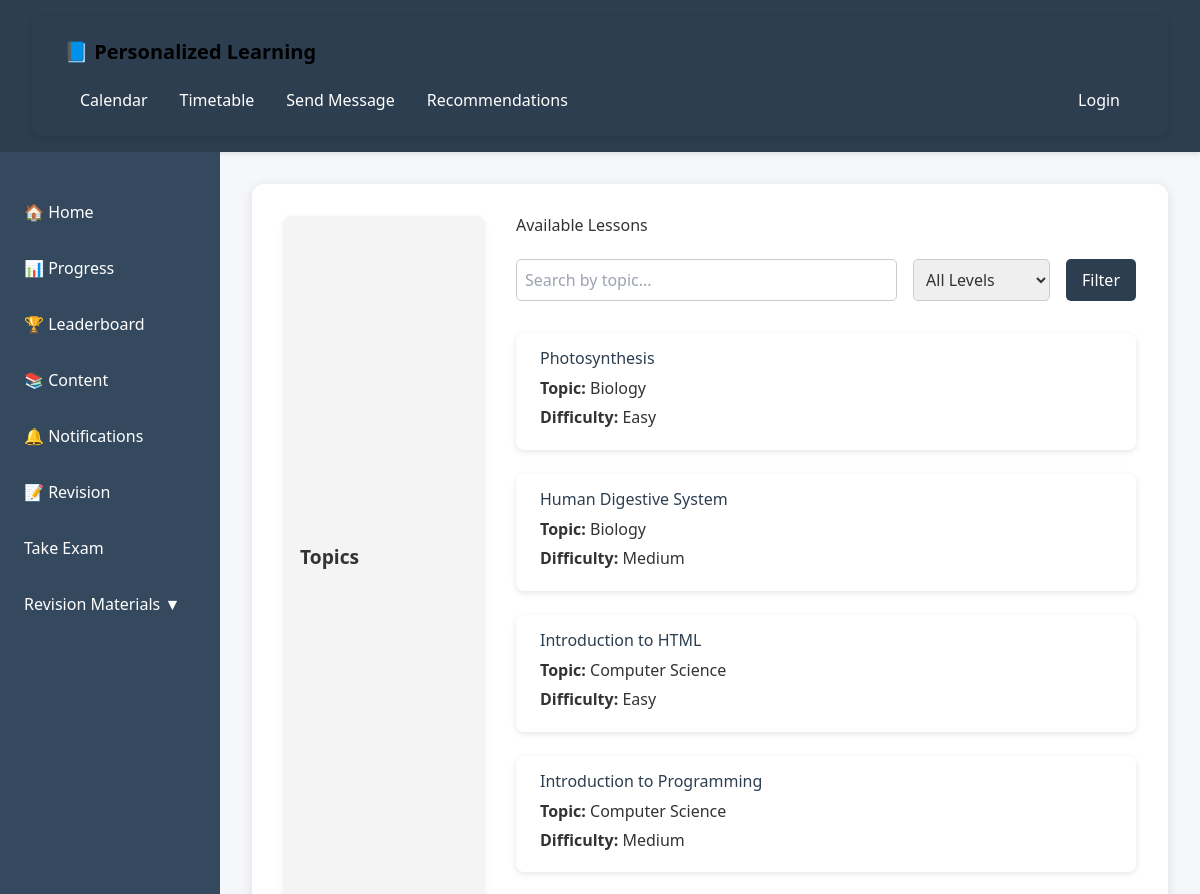
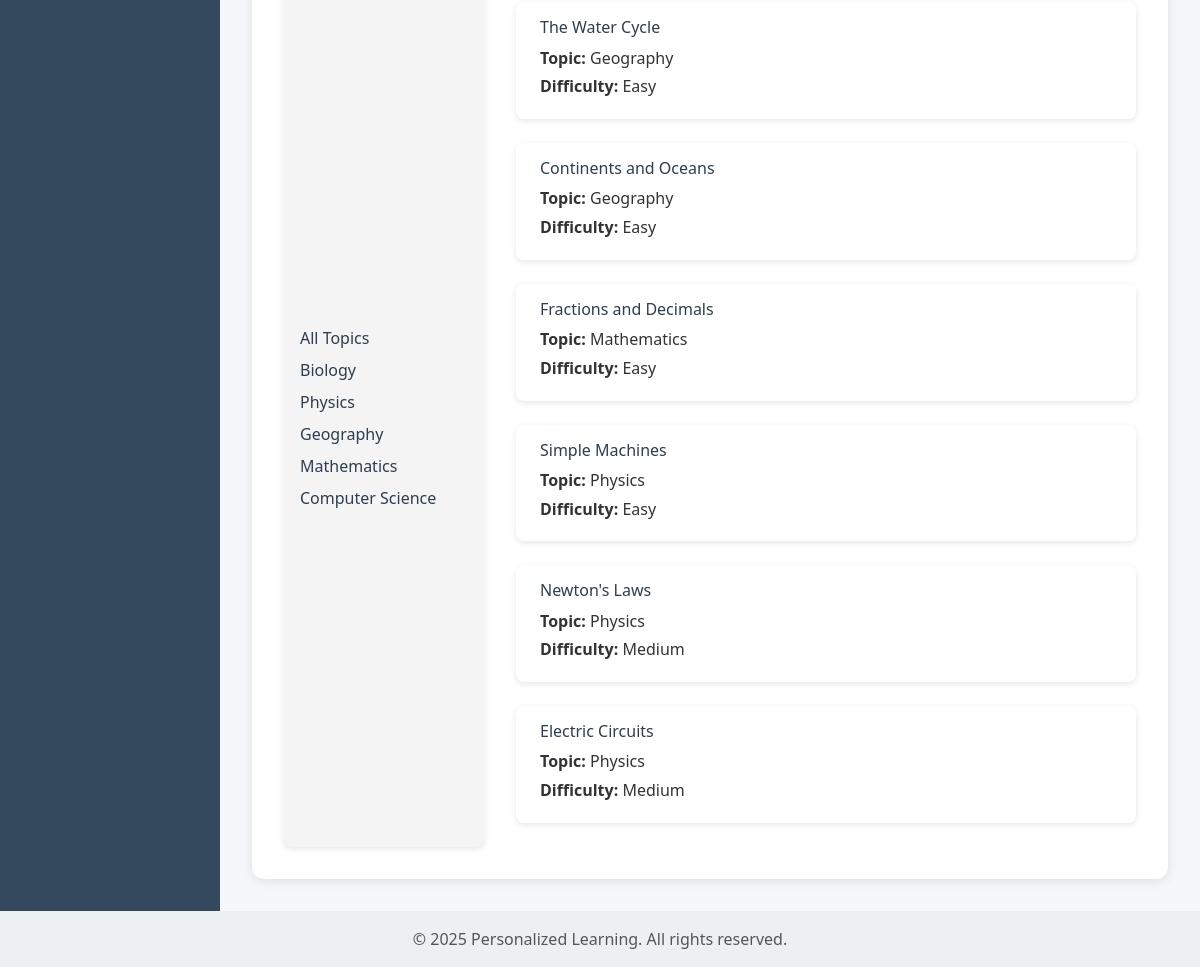
Page /content/lessons/ on the committed database (2 pictures, top to bottom).
### content/models.py (models this page shows, shortened)
class Lesson(models.Model):
    title = models.CharField(max_length=255)
    content = models.TextField()
    difficulty_level = models.CharField(max_length=50)
    topic = models.CharField(max_length=100)

### content/views.py (the view)
# urls.py: path('lessons/', lesson_list_view, name='lesson-list'),
def lesson_list_view(request):
    lessons = Lesson.objects.all()
    if 'q' in request.GET:
        lessons = lessons.filter(topic__icontains=request.GET['q'])
    if 'difficulty' in request.GET:
        lessons = lessons.filter(difficulty_level=request.GET['difficulty'])
    lessons = lessons.order_by('topic', 'difficulty_level')
    topics = Lesson.objects.values_list('topic', flat=True).distinct()
    return render(request, 'content/lesson_list.html', {'lessons': lessons, 'topics': topics})

### content/templates/content/lesson_list.html (shortened to what this page needs)
{% extends 'content/base.html' %}
{% block content %}
<div style="max-width: 900px; margin: auto; display: flex; gap: 2rem;">
    <nav style="flex: 0 0 200px; background-color: #f4f4f4; padding: 1rem; border-radius: 8px;">
        <h3>Topics</h3>
        <ul style="list-style: none; padding: 0;">
            <li><a href="{% url 'lesson-list' %}" style="color: #2c3e50;">All Topics</a></li>
            {% for topic in topics %}
                <li>
                    <a href="{% url 'lesson-list' %}?q={{ topic }}" style="color: #2c3e50;">{{ topic }}</a>
                </li>
            {% endfor %}
        </ul>
    </nav>
    <div style="flex: 1;">
        <h2 style="margin-bottom: 1.5rem;">Available Lessons</h2>
        <form method="get" style="margin-bottom: 2rem; display: flex; gap: 1rem; flex-wrap: wrap;">
            <input type="text" name="q" placeholder="Search by topic..." value="{{ request.GET.q }}"
                   style="flex: 1; padding: 0.5rem; border: 1px solid #ccc; border-radius: 5px;">
            <select name="difficulty" style="padding: 0.5rem; border: 1px solid #ccc; border-radius: 5px;">
                <option value="">All Levels</option>
            </select>
            <button type="submit"
                    style="padding: 0.5rem 1rem; background-color: #2c3e50; color: white; border: none; border-radius: 5px;">
                Filter
            </button>
        </form>
        {% if lessons %}
            <ul style="list-style: none; padding: 0;">
                {% for lesson in lessons %}
                    <li style="margin-bottom: 1.5rem; background-color: #fff; padding: 1rem 1.5rem; border-radius: 8px;
                               box-shadow: 0 2px 6px rgba(0, 0, 0, 0.1);">
                        <h3 style="margin-bottom: 0.5rem;">
                            <a href="{% url 'lesson-detail' lesson.id %}"
                               style="color: #2c3e50; text-decoration: none;">
                                {{ lesson.title }}
                            </a>
                        </h3>
                        <p style="margin: 0.3rem 0;"><strong>Topic:</strong> {{ lesson.topic }}</p>
                        <p style="margin: 0.3rem 0;">
                            <strong>Difficulty:</strong>
                            {% if lesson.difficulty_level == "Beginner" %}
                                <span style="color: green;">🟢 Beginner</span>
                            {% elif lesson.difficulty_level == "Intermediate" %}
                                <span style="color: orange;">🟠 Intermediate</span>
                            {% elif lesson.difficulty_level == "Advanced" %}
                                <span style="color: red;">🔴 Advanced</span>
                            {% else %}
                                {{ lesson.difficulty_level }}
                            {% endif %}
                        </p>
                    </li>
                {% endfor %}
            </ul>
        {% else %}
            <p>No lessons found for your filter criteria.</p>
        {% endif %}
    </div>
</div>
{% endblock %}

### content/templates/content/base.html (shortened to what this page needs)
{% load static %}
<!DOCTYPE html>
<html lang="en">
<head>
    <link href="https://cdn.jsdelivr.net/npm/bootstrap@5.3.0/dist/css/bootstrap.min.css" rel="stylesheet">
     <script src="https://cdn.tailwindcss.com"></script>
     <link href="https://cdn.jsdelivr.net/npm/bootstrap@5.3.0/dist/css/bootstrap.min.css" rel="stylesheet">
</head>
<body>
    <header>
        <nav class="navbar">
            <div class="navbar-brand">
                <strong>📘 Personalized Learning</strong>
            </div>
            <div class="navbar-links" id="navbarLinks">
                <div class="nav-group">
                    <a href="{% url 'calendar' %}">Calendar</a>
                    <a href="{% url 'timetable' %}">Timetable</a>
                    <a href="{% url 'send_private_message' %}">Send Message</a>
                    <a href="{% url 'recommend_materials' %}">Recommendations</a>
                </div>
                <div class="nav-group">
                    {% if user.is_authenticated %}
                        <a href="{% url 'thread_list' %}">Discussion</a>
                        <a href="{% url 'lesson-list' %}">Lessons</a>
                        <a href="{% url 'inbox' %}">Inbox</a>
                        <a href="{% url 'logout' %}">Logout</a>
                        <a href="{% url 'register' %}">Signup</a>
                        <a href="#">👤 Profile</a>
                       {% if user.username == 'Mwalimu' %}
                            <a href="{% url 'submissions' %}">Submissions</a>
                        {% endif %}
                                            {% else %}
                        <a href="{% url 'login' %}">Login</a>
                    {% endif %}
                </div>
            </div>
        </nav>
    </header>
    <div class="layout">
        <aside class="sidebar">
            <a href="{% url 'home' %}">🏠 Home</a>
            <a href="{% url 'progress-report' %}">📊 Progress</a>
            <a href="{% url 'leaderboard' %}">🏆 Leaderboard</a>
            <a href="{% url 'educational_content_list' %}">📚 Content</a>
            <a href="{% url 'notifications2' %}">🔔 Notifications</a>
            <a href="{% url 'kcse_past_papers' %}">📝 Revision</a>
            <a href="{%url 'exam_list'%}">Take Exam</a>
            <button class="dropdown-btn">Revision Materials ▼</button>
        </aside>
        <main>
            <div class="container">
                {% block content %}
                {% endblock %}
            </div>
        </main>
    </div>
    <footer>
        <p>&copy; 2025 Personalized Learning. All rights reserved.</p>
    </footer>
</body>
</html>

### content/templates/content/base.html (style rules this page uses)
body { margin: 0; font-family: 'Segoe UI', Tahoma, Geneva, Verdana, sans-serif; background-color: #f5f7fa; color: #333; display: flex; flex-direction: column; min-height: 100vh; }
header { background-color: #2c3e50; color: white; padding: 1rem 2rem; box-shadow: 0 2px 4px rgba(0,0,0,0.1); }
.layout { display: flex; flex: 1; overflow: hidden; }
.sidebar { width: 220px; background-color: #34495e; color: white; padding-top: 2rem; display: flex; flex-direction: column; animation: fadeInLeft 0.6s ease; min-height: 100vh; }
.sidebar a, .sidebar .dropdown-btn { color: white; text-decoration: none; padding: 1rem 1.5rem; font-weight: 500; display: block; transition: background-color 0.3s ease; background: none; border: none; text-align: left; width: 100%; }
main { flex: 1; padding: 2rem; overflow-y: auto; animation: fadeInUp 0.6s ease; }
.container { background: white; padding: 2rem; border-radius: 12px; box-shadow: 0 2px 12px rgba(0, 0, 0, 0.1); max-width: 1000px; margin: auto; transition: transform 0.3s ease, box-shadow 0.3s ease; }
footer { text-align: center; padding: 1rem; background-color: #ecf0f1; color: #555; }
nav { display: flex; justify-content: space-between; align-items: center; flex-wrap: wrap; gap: 0.5rem; }
.navbar { display: flex; justify-content: space-between; align-items: center; background-color: #2c3e50; padding: 1rem 2rem; color: white; position: relative; }
.navbar a { color: white; text-decoration: none; padding: 0.5rem 1rem; display: block; transition: background-color 0.3s; }
.navbar-brand { display: flex; align-items: center; justify-content: space-between; width: 100%; }
.navbar-links { display: flex; justify-content: space-between; flex-wrap: wrap; width: 100%; }
.nav-group { display: flex; flex-wrap: wrap; }

### content/templates/content/lesson_list.html (style rules this page uses)
nav { background-color: #f4f4f4; padding: 1rem; border-radius: 8px; box-shadow: 0 2px 6px rgba(0, 0, 0, 0.1); }
nav h3 { margin-bottom: 1rem; font-size: 1.2rem; font-weight: bold; }
nav ul { list-style: none; padding: 0; }
nav ul li { margin-bottom: 0.5rem; }
nav ul li a { color: #2c3e50; text-decoration: none; font-size: 1rem; }

### rows in the picture
Lesson: title "Photosynthesis", topic "Biology", difficulty_level "Easy"
Lesson: title "Human Digestive System", topic "Biology", difficulty_level "Medium"
Lesson: title "Introduction to HTML", topic "Computer Science", difficulty_level "Easy"
Lesson: title "Introduction to Programming", topic "Computer Science", difficulty_level "Medium"
Lesson: title "The Water Cycle", topic "Geography", difficulty_level "Easy"
Lesson: title "Continents and Oceans", topic "Geography", difficulty_level "Easy"
Lesson: title "Fractions and Decimals", topic "Mathematics", difficulty_level "Easy"
Lesson: title "Simple Machines", topic "Physics", difficulty_level "Easy"
Lesson: title "Newton's Laws", topic "Physics", difficulty_level "Medium"
Lesson: title "Electric Circuits", topic "Physics", difficulty_level "Medium"

### other values in the picture
{{ topic }} "Biology" "Physics" "Geography" "Mathematics" "Computer Science"
